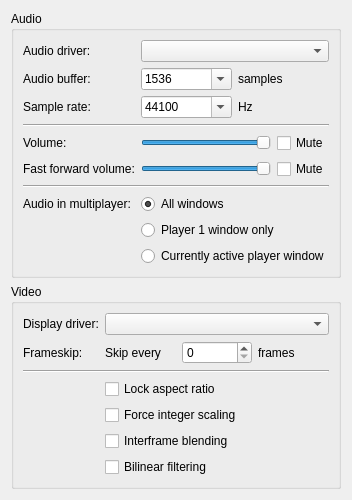
     <widget class="QWidget" name="av">
      <layout class="QVBoxLayout" name="formLayout">
       <item>
        <widget class="QGroupBox" name="groupBox_4">
         <property name="title">
          <string>Audio</string>
         </property>
         <layout class="QFormLayout" name="formLayout_12">
          <item row="0" column="0">
           <widget class="QLabel" name="label_14">
            <property name="text">
             <string>Audio driver:</string>
            </property>
           </widget>
          </item>
          <item row="0" column="1">
           <widget class="QComboBox" name="audioDriver">
            <property name="sizePolicy">
             <sizepolicy hsizetype="Expanding" vsizetype="Fixed">
              <horstretch>0</horstretch>
              <verstretch>0</verstretch>
             </sizepolicy>
            </property>
           </widget>
          </item>
          <item row="1" column="0">
           <widget class="QLabel" name="audioBufferSizeLabel">
            <property name="text">
             <string>Audio buffer:</string>
            </property>
           </widget>
          </item>
          <item row="1" column="1">
           <layout class="QHBoxLayout" name="horizontalLayout_11">
            <item>
             <widget class="QComboBox" name="audioBufferSize">
              <property name="editable">
               <bool>true</bool>
              </property>
              <property name="currentText">
               <string>1536</string>
              </property>
              <property name="currentIndex">
               <number>11</number>
              </property>
              <item>
               <property name="text">
                <string>32</string>
               </property>
              </item>
              <item>
               <property name="text">
                <string>48</string>
               </property>
              </item>
              <item>
               <property name="text">
                <string>64</string>
               </property>
              </item>
              <item>
               <property name="text">
                <string>96</string>
               </property>
              </item>
              <item>
               <property name="text">
                <string>128</string>
               </property>
              </item>
              <item>
               <property name="text">
                <string>192</string>
               </property>
              </item>
              <item>
               <property name="text">
                <string>256</string>
               </property>
              </item>
              <item>
               <property name="text">
                <string>384</string>
               </property>
              </item>
              <item>
               <property name="text">
                <string>512</string>
               </property>
              </item>
              <item>
               <property name="text">
                <string>768</string>
               </property>
              </item>
              <item>
               <property name="text">
                <string>1024</string>
               </property>
              </item>
              <item>
               <property name="text">
                <string>1536</string>
               </property>
              </item>
              <item>
               <property name="text">
                <string>2048</string>
               </property>
              </item>
              <item>
               <property name="text">
                <string>3072</string>
               </property>
              </item>
              <item>
               <property name="text">
                <string>4096</string>
               </property>
              </item>
             </widget>
            </item>
            <item>
             <widget class="QLabel" name="label_16">
              <property name="text">
               <string>samples</string>
              </property>
             </widget>
            </item>
           </layout>
          </item>
          <item row="2" column="0">
           <widget class="QLabel" name="label_19">
            <property name="text">
             <string>Sample rate:</string>
            </property>
           </widget>
          </item>
          <item row="2" column="1">
           <layout class="QHBoxLayout" name="horizontalLayout_14">
            <item>
             <widget class="QComboBox" name="sampleRate">
              <property name="editable">
               <bool>true</bool>
              </property>
              <property name="currentText">
               <string>44100</string>
              </property>
              <property name="currentIndex">
               <number>2</number>
              </property>
              <item>
               <property name="text">
                <string>22050</string>
               </property>
              </item>
              <item>
               <property name="text">
                <string>32000</string>
               </property>
              </item>
              <item>
               <property name="text">
                <string>44100</string>
               </property>
              </item>
              <item>
               <property name="text">
                <string>48000</string>
               </property>
              </item>
             </widget>
            </item>
            <item>
             <widget class="QLabel" name="label_20">
              <property name="text">
               <string>Hz</string>
              </property>
             </widget>
            </item>
           </layout>
          </item>
          <item row="4" column="0">
           <widget class="QLabel" name="label_17">
            <property name="text">
             <string>Volume:</string>
            </property>
           </widget>
          </item>
          <item row="4" column="1">
           <layout class="QHBoxLayout" name="horizontalLayout_6">
            <item>
             <widget class="QSlider" name="volume">
              <property name="minimumSize">
               <size>
                <width>128</width>
                <height>0</height>
               </size>
              </property>
              <property name="maximum">
               <number>256</number>
              </property>
              <property name="pageStep">
               <number>16</number>
              </property>
              <property name="value">
               <number>256</number>
              </property>
              <property name="orientation">
               <enum>Qt::Horizontal</enum>
              </property>
             </widget>
            </item>
            <item>
             <widget class="QCheckBox" name="mute">
              <property name="text">
               <string>Mute</string>
              </property>
             </widget>
            </item>
           </layout>
          </item>
          <item row="5" column="0">
           <widget class="QLabel" name="label_34">
            <property name="text">
             <string>Fast forward volume:</string>
            </property>
           </widget>
          </item>
          <item row="5" column="1">
           <layout class="QHBoxLayout" name="horizontalLayout_17">
            <item>
             <widget class="QSlider" name="volumeFf">
              <property name="minimumSize">
               <size>
                <width>128</width>
                <height>0</height>
               </size>
              </property>
              <property name="maximum">
               <number>256</number>
              </property>
              <property name="pageStep">
               <number>16</number>
              </property>
              <property name="value">
               <number>256</number>
              </property>
              <property name="orientation">
               <enum>Qt::Horizontal</enum>
              </property>
             </widget>
            </item>
            <item>
             <widget class="QCheckBox" name="muteFf">
              <property name="text">
               <string>Mute</string>
              </property>
             </widget>
            </item>
           </layout>
          </item>
          <item row="7" column="0">
           <widget class="QLabel" name="label_43">
            <property name="text">
             <string>Audio in multiplayer:</string>
            </property>
           </widget>
          </item>
          <item row="7" column="1">
           <widget class="QRadioButton" name="multiplayerAudioAll">
            <property name="text">
             <string>All windows</string>
            </property>
            <property name="checked">
             <bool>true</bool>
            </property>
            <attribute name="buttonGroup">
             <string notr="true">multiplayerAudio</string>
            </attribute>
           </widget>
          </item>
          <item row="8" column="1">
           <widget class="QRadioButton" name="multiplayerAudio1">
            <property name="text">
             <string>Player 1 window only</string>
            </property>
            <attribute name="buttonGroup">
             <string notr="true">multiplayerAudio</string>
            </attribute>
           </widget>
          </item>
          <item row="9" column="1">
           <widget class="QRadioButton" name="multiplayerAudioActive">
            <property name="text">
             <string>Currently active player window</string>
            </property>
            <attribute name="buttonGroup">
             <string notr="true">multiplayerAudio</string>
            </attribute>
           </widget>
          </item>
          <item row="3" column="0" colspan="2">
           <widget class="Line" name="line_4">
            <property name="orientation">
             <enum>Qt::Horizontal</enum>
            </property>
           </widget>
          </item>
          <item row="6" column="0" colspan="2">
           <widget class="Line" name="line_5">
            <property name="orientation">
             <enum>Qt::Horizontal</enum>
            </property>
           </widget>
          </item>
         </layout>
        </widget>
       </item>
       <item>
        <widget class="QGroupBox" name="groupBox_5">
         <property name="title">
          <string>Video</string>
         </property>
         <layout class="QFormLayout" name="formLayout_13">
          <item row="0" column="0">
           <widget class="QLabel" name="label_10">
            <property name="text">
             <string>Display driver:</string>
            </property>
           </widget>
          </item>
          <item row="0" column="1">
           <widget class="QComboBox" name="displayDriver">
            <property name="sizePolicy">
             <sizepolicy hsizetype="Expanding" vsizetype="Fixed">
              <horstretch>0</horstretch>
              <verstretch>0</verstretch>
             </sizepolicy>
            </property>
           </widget>
          </item>
          <item row="1" column="0">
           <widget class="QLabel" name="label_9">
            <property name="text">
             <string>Frameskip:</string>
            </property>
           </widget>
          </item>
          <item row="1" column="1">
           <layout class="QHBoxLayout" name="horizontalLayout_16">
            <item>
             <widget class="QLabel" name="label_12">
              <property name="text">
               <string>Skip every</string>
              </property>
             </widget>
            </item>
            <item>
             <widget class="QSpinBox" name="frameskip"/>
            </item>
            <item>
             <widget class="QLabel" name="label_13">
              <property name="text">
               <string>frames</string>
              </property>
             </widget>
            </item>
           </layout>
          </item>
          <item row="3" column="1">
           <widget class="QCheckBox" name="lockAspectRatio">
            <property name="text">
             <string>Lock aspect ratio</string>
            </property>
           </widget>
          </item>
          <item row="4" column="1">
           <widget class="QCheckBox" name="lockIntegerScaling">
            <property name="text">
             <string>Force integer scaling</string>
            </property>
           </widget>
          </item>
          <item row="5" column="1">
           <widget class="QCheckBox" name="interframeBlending">
            <property name="text">
             <string>Interframe blending</string>
            </property>
           </widget>
          </item>
          <item row="6" column="1">
           <widget class="QCheckBox" name="resampleVideo">
            <property name="text">
             <string>Bilinear filtering</string>
            </property>
           </widget>
          </item>
          <item row="2" column="0" colspan="2">
           <widget class="Line" name="line_12">
            <property name="orientation">
             <enum>Qt::Horizontal</enum>
            </property>
           </widget>
          </item>
         </layout>
        </widget>
       </item>
      </layout>
     </widget>
